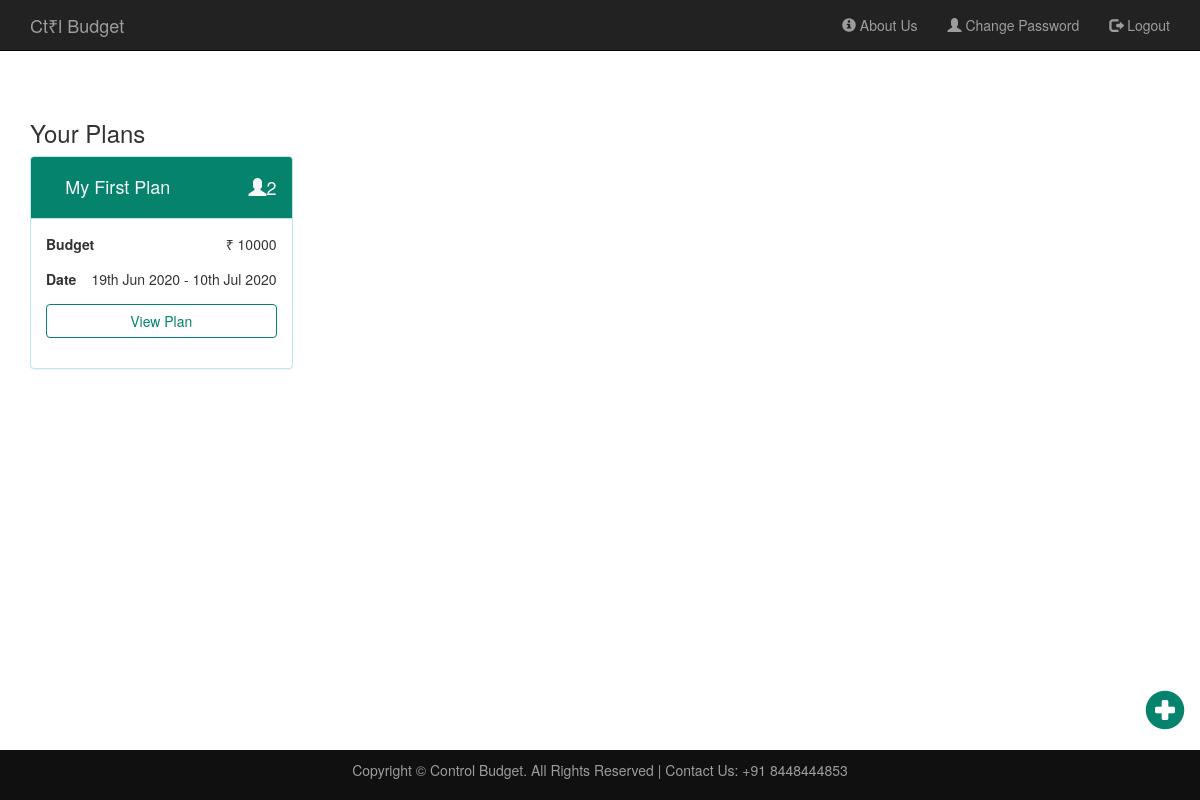
Page /Final_Project/home.php (signed in) on the committed database.
### tables this page shows
CREATE TABLE IF NOT EXISTS `plans` (
  `id` int(20) NOT NULL AUTO_INCREMENT,
  `title` text NOT NULL,
  `start` date NOT NULL,
  `end` date NOT NULL,
  `budget` int(10) NOT NULL,
  `no_of_people` int(11) NOT NULL,
  `user_id` int(11) NOT NULL,
  PRIMARY KEY (`id`),
  KEY `user_id` (`user_id`)
);

### Final_Project/home.php (the view, shortened to what this page needs)
<?php
require 'includes/common.php';
if(!isset($_SESSION['email'])){
    header('location:index.php');
}
else{
?>
<!DOCTYPE html>
<html>
    <head>
        <link rel="stylesheet" href="https://maxcdn.bootstrapcdn.com/bootstrap/3.3.7/css/bootstrap.min.css" >
        <link rel="stylesheet" type="text/css" href="style.css">
    </head>
    <body>
        <?php
        include 'includes/header.php';
        ?>
        <?php
        $user_id=$_SESSION['id'];
        $select_query="SELECT * FROM plans WHERE plans.user_id=$user_id ;";
        $select_query_result=mysqli_query($con, $select_query)
                or die(mysqli_error($con));
        $n_rows=mysqli_num_rows($select_query_result);
        if($n_rows==0){
            ?>
            <div class="container" style="margin-top: 100px; margin-bottom: 100px;">
                <h4>You don't have any active plans</h4>
                <div class="row">
                    <div class="col-md-6 col-md-offset-3 col-lg-4 col-lg-offset-4 jumbotron">
                        <center>
                        <a href="create_new_plan.php" style="font-size: 25px"><span class="glyphicon glyphicon-plus-sign"></span>Create a New Plan</a>
                        </center>
                    </div>
                </div>
            </div>
        <?php
        }
        else{
            ?>
            <div class="container" style="margin-top: 100px; margin-bottom: 75px;">
                <h3>Your Plans</h3>
                <div class="row">
                    <?php
                    while ($row = mysqli_fetch_array($select_query_result)) {
                        $plan_id=$row['id'];
                        $title=$row['title'];
                        $from=$row['start'];
                        $from= date_create($from);
                        $from= date_format($from, 'jS M Y');
                        $to=$row['end'];
                        $to= date_create($to);
                        $to= date_format($to, 'jS M Y');
                        $budget=$row['budget'];
                        $no_of_people=$row['no_of_people'];
                        ?>
                    <div class="col-lg-3 col-md-4 col-sm-6 col-xs-12">
                        <div class='panel panel-info'>
                            <div class="panel-heading" style="background-color: #05836D; color: #f8f8f8">
                                <div class="row">
                                    <div style="text-align: center" class="col-xs-10 col-sm-8">
                                        <h4><?php echo $title ?></h4>
                                    </div>
                                    <div class="col-xs-2 col-sm-4">
                                        <h4 style="float: right" ><span class="glyphicon glyphicon-user"></span><?php echo $no_of_people ?><h4>
                                    </div>
                                </div>
                            </div>
                            <div class="panel-body">
                                <div class="form-group">
                                    <strong>Budget</strong>
                                    <p style="float:right">₹ <?php echo $budget ?></p>
                                </div>
                                <div class="form-group">
                                    <strong>Date</strong>
                                    <p style="float:right;" ><?php echo $from." - ".$to ?> </p>
                                </div>
                                <div class="form-group" >
                                    <a href="view_plan.php?plan_id=<?php echo $plan_id ?>"><button style="color:#05836D; border-color:#05836D;" class="btn btn-block btn-default" >View Plan</button></a>
                                </div>
                            </div>
                        </div>
                    </div>
                    <?php
                    }
                    ?>
                </div>
                <div id="icon" class="row">
                    <a href="create_new_plan.php" style="float: right; font-size: 40px; color: #05836D"><span class="glyphicon glyphicon-plus-sign"></span></a>
                </div>
            </div>
        <?php
        }
        ?>
        <?php
        include 'includes/footer.php';
        ?>
    </body>
</html>
<?php
}
?>

### Final_Project/home.php (style rules this page uses)
#icon { position: fixed; left: 0; margin-top: 10px; bottom:60px; width:100%; }

### rows in the picture
plans: title "My First Plan", no_of_people "2", budget "10000", start "19th Jun 2020", end "10th Jul 2020"
